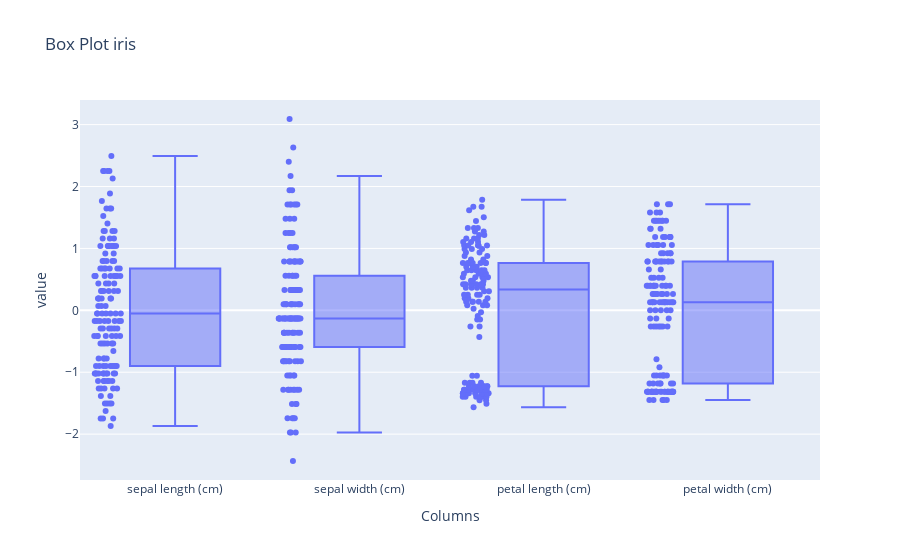

The notebook cell this image was saved under:
### Markdown cell above
## 4. Standard Scaler를 적용한 데이터의 네 개의 특성을 한 그래프에 boxplot을 그려주세요. 이때 plotly express를 사용

### Code cell
px.box(std_scaled_pd, title="Box Plot iris", labels={'variable': 'Columns'}, points= 'all')

### Figure 1 — Plotly figure (JSON) as saved in the notebook; plotly's stock layout.template omitted (floating-point values rounded to 4 significant figures; data arrays with more than 128 entries replaced by an {"elided": "..."} marker saying what was removed)
{"data": [{"alignmentgroup": "True", "boxpoints": "all", "hovertemplate": "Columns=%{x}<br>value=%{y}<extra></extra>", "legendgroup": "", "marker": {"color": "#636efa"}, "name": "", "notched": false, "offsetgroup": "", "orientation": "v", "showlegend": false, "type": "box", "x": {"elided": "600 str values"}, "x0": " ", "xaxis": "x", "y": {"elided": "600 float values"}, "y0": " ", "yaxis": "y"}], "layout": {"boxmode": "group", "legend": {"tracegroupgap": 0}, "title": {"text": "Box Plot iris"}, "xaxis": {"anchor": "y", "domain": [0, 1], "title": {"text": "Columns"}}, "yaxis": {"anchor": "x", "domain": [0, 1], "title": {"text": "value"}}}}
